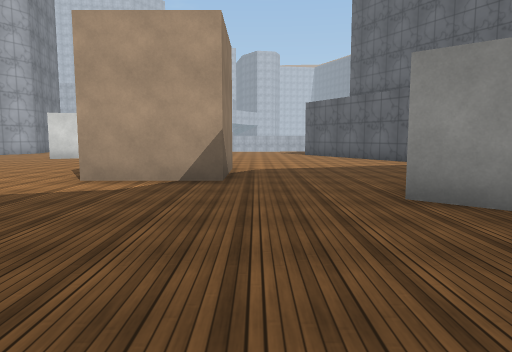
[1] (above)

15 first-person views from a walk through a scene from a Unity 3-D project. The camera is 1.3 m above the floor, tilts 6° down and sees 70° across. The floor is counted in squares, 2 m on a side. Each view is taken from the middle of a square. On the plan, view 1 faces up. The plan holds only what a view shows up to about 11 squares ahead; the rest is blank. The place goes on beyond the plan. The player is left out. Surface patterns are stand-ins for the level's own textures.

[2]
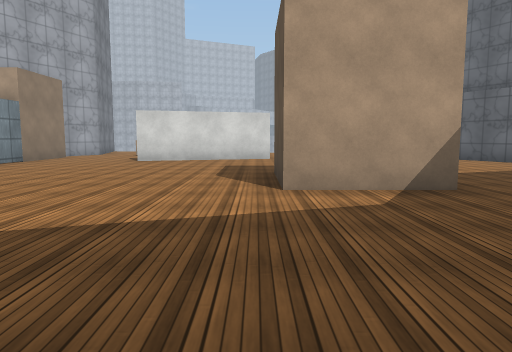

[3]
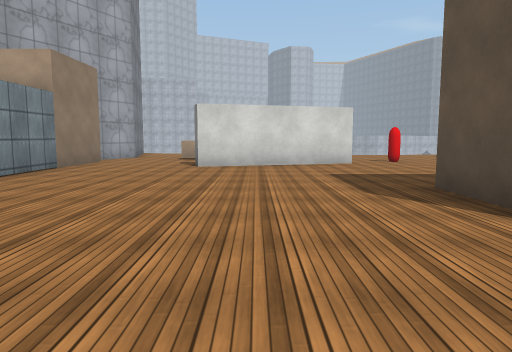

[4]
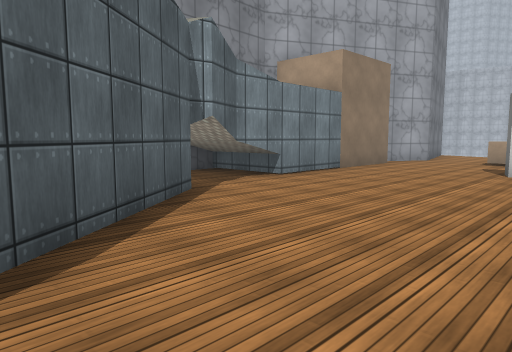

[5]
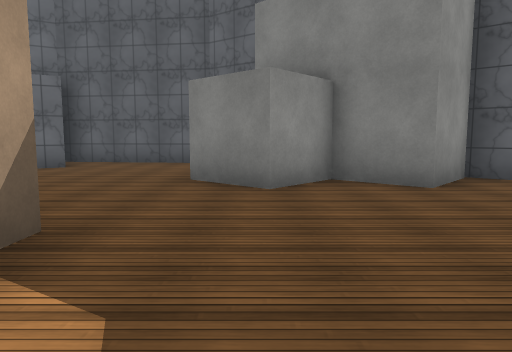

[6]
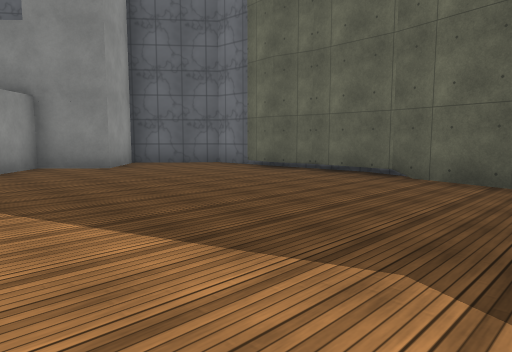

[7]
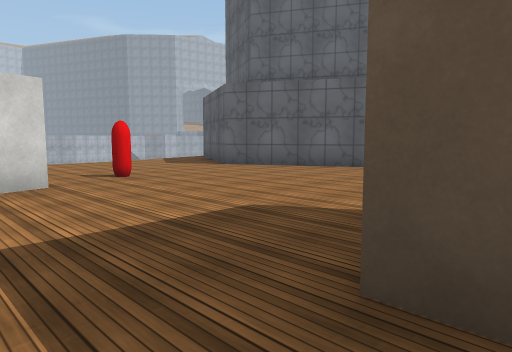

[8]
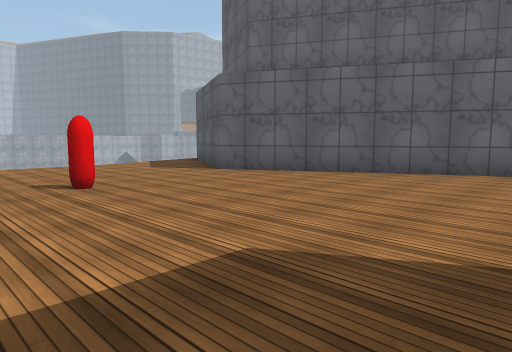

[9]
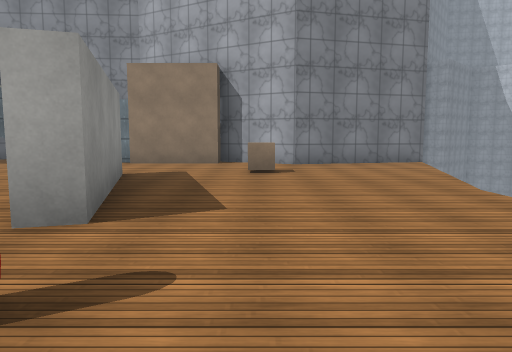

[10]
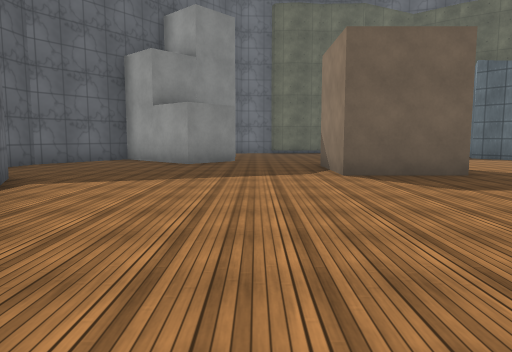

[11]
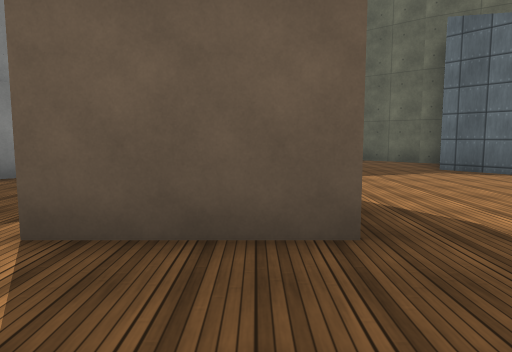

[12]
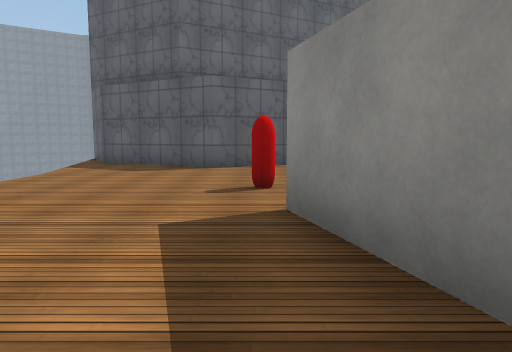

[13]
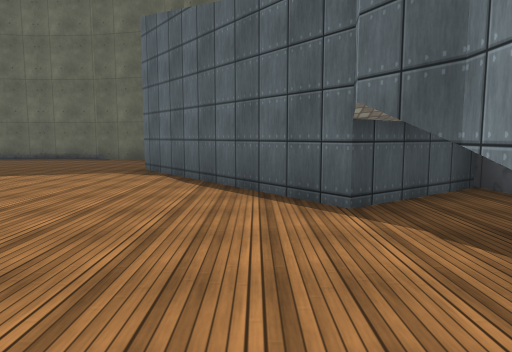

[14]
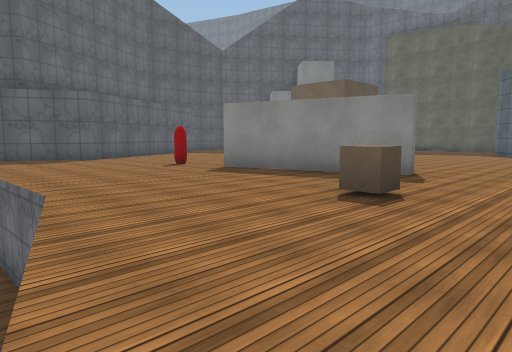

[15]
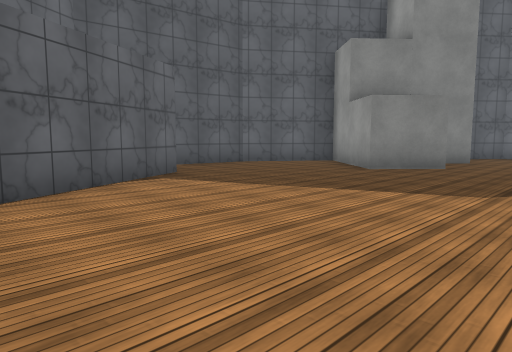

### Floor plan
Points are (right, up) in squares from view 1. A wall is a line through its corners. A room is listed if a view was taken in it or the views show most of it. See-through windows are left out.
Room 1 (views 1, 2, 3, 4, 5, 6, 7, 8, 9, 10, 11, 12, 13, 14, 15)
walls: (-2.7, 7.7) (-0.5, 7.7) (-0.5, 5.5) (-2.7, 5.5) (-2.7, 7.7); (-2.6, 12.2) (-6.3, 11.2) (-6.4, 11.6) (-2.7, 12.7) (-2.6, 12.2); (5, 8.1) (1.9, 13.9) (3.5, 17) (5, 17.8); (-10.6, 5.5) (-8.9, 6.7) (-5.7, 2.6); (-6.7, 0.9) (-6.2, 0.5); (-6.3, 0.6) (-5, -0.5) (-3.2, -1); (-3.4, -0.9) (-1.5, -1); (-1.6, -1) (-0.7, -0.9) (0.3, -1); (0.4, -1.2) (1.6, -1.2) (3, 0.5) (1.7, 1.7) (2.7, 2.8) (1.6, 3.8) (2.7, 5) (4.8, 3) (6.4, 5.2) (6.9, 9.2); (-9.8, 18.5) (-8.9, 15) (-9.9, 13) (-9.2, 13) (-9.2, 7.8) (-8.9, 7.2)
low walls: (-9.1, 8.8) (-10.5, 8.8)
objects: other object (-7, 14); red capsule (-1, 13)

Where each view was taken, in squares from view 1:
view 1: 0 up, 0 right, facing up
view 2: 1 up, 3 left, facing up
view 3: 3 up, 5 left, facing up
view 4: 4 up, 5 left, facing up-left
view 5: 4 up, 3 left, facing right
view 6: 5 up, 6 left, facing down-right
view 7: 7 up, 4 left, facing up-right
view 8: 8 up, 3 left, facing up-right
view 9: 14 up, 0 right, facing left
view 10: 14 up, 1 right, facing down
view 11: 10 up, 2 left, facing down
view 12: 13 up, 6 left, facing right
view 13: 10 up, 8 left, facing down
view 14: 18 up, 9 left, facing down-right
view 15: 12 up, 1 left, facing down-right
